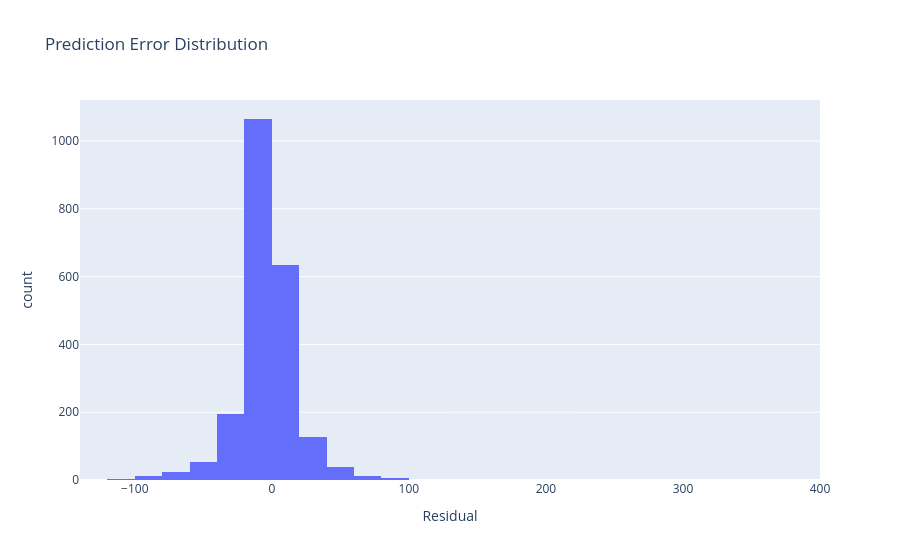

The cell this chart's notebook holds for it:
### Code cell
fig = px.histogram(
    evaluation,
    x="Residual",
    nbins=50,
    title="Prediction Error Distribution"
)

fig.show()

### Figure 1 — Plotly figure (JSON) as saved in the notebook; plotly's stock layout.template omitted (floating-point values rounded to 4 significant figures; data arrays with more than 128 entries replaced by an {"elided": "..."} marker saying what was removed)
{"data": [{"bingroup": "x", "hovertemplate": "Residual=%{x}<br>count=%{y}<extra></extra>", "legendgroup": "", "marker": {"color": "#636efa", "pattern": {"shape": ""}}, "name": "", "nbinsx": 50, "orientation": "v", "showlegend": false, "type": "histogram", "x": {"elided": "2170 float values"}, "xaxis": "x", "yaxis": "y"}], "layout": {"barmode": "relative", "legend": {"tracegroupgap": 0}, "title": {"text": "Prediction Error Distribution"}, "xaxis": {"anchor": "y", "domain": [0, 1], "title": {"text": "Residual"}}, "yaxis": {"anchor": "x", "domain": [0, 1], "title": {"text": "count"}}}}
